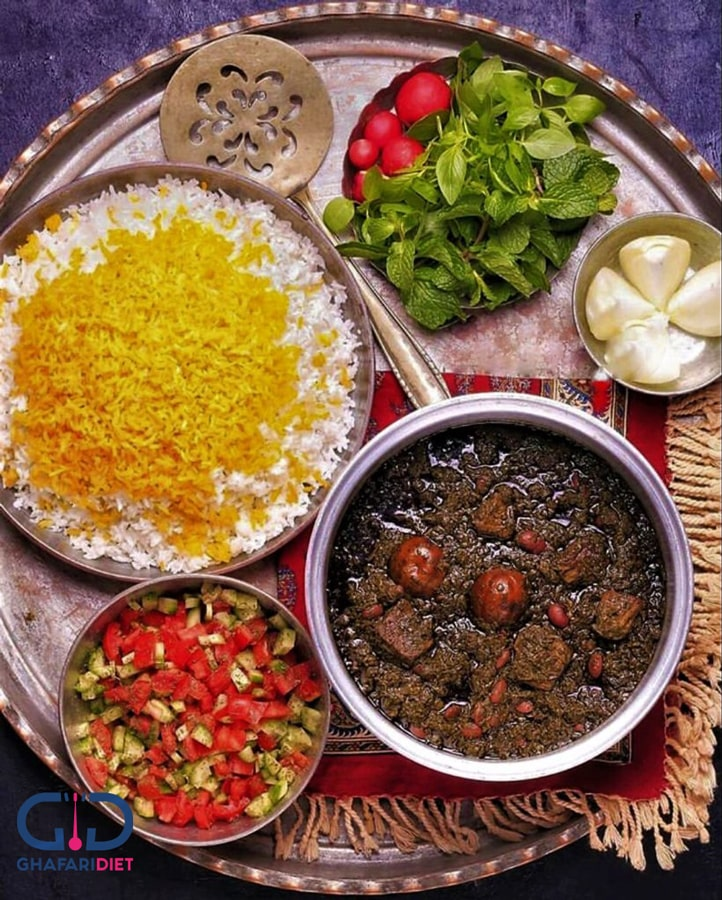
#> input picture sample_images/food/food1.jpg, 722 x 900 px; its folder holds only this picture in this run
$ python main.py
#> lines starting #> are read from the running program, lines starting #| are printed output that depends on the picture
import os
import random
import cv2
import matplotlib.pyplot as plt

# مسیر نسبی به پوشه sample_images
base_path = os.path.abspath("sample_images")

# بررسی وجود مسیر
if not os.path.exists(base_path):
    print("پوشه sample_images پیدا نشد.")
    exit()

# یافتن پوشه‌های دسته‌بندی
categories = [d for d in os.listdir(base_path) if os.path.isdir(os.path.join(base_path, d))]

if not categories:
    print("هیچ دسته‌بندی‌ای پیدا نشد.")
    exit()

# از هر دسته‌بندی، یک تصویر تصادفی نمایش بده
for category in categories:
    category_path = os.path.join(base_path, category)
    image_files = [f for f in os.listdir(category_path) if f.lower().endswith(('.jpg', '.jpeg', '.png'))]

    if not image_files:
        print(f"پوشه {category} خالی است.")
        continue

    selected_image = random.choice(image_files)
    image_path = os.path.join(category_path, selected_image)

    image = cv2.imread(image_path)
#> image is the input picture: shape (900, 722, 3); mean B, G, R 71.7, 98.1, 132.6

    if image is None:
        print(f"تصویر {selected_image} بارگذاری نشد.")
        continue

    image_rgb = cv2.cvtColor(image, cv2.COLOR_BGR2RGB)
    image_gray = cv2.cvtColor(image, cv2.COLOR_BGR2GRAY)
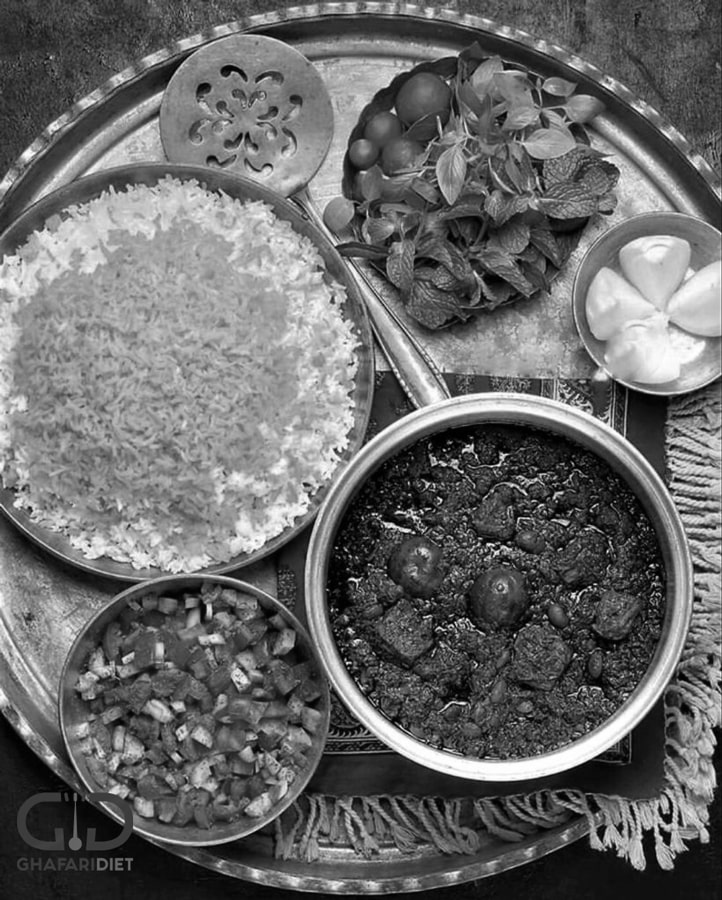
#> image_gray: shape (900, 722); min 0, max 255, mean 105.4
    image_blur = cv2.GaussianBlur(image_rgb, (9, 9), 0)
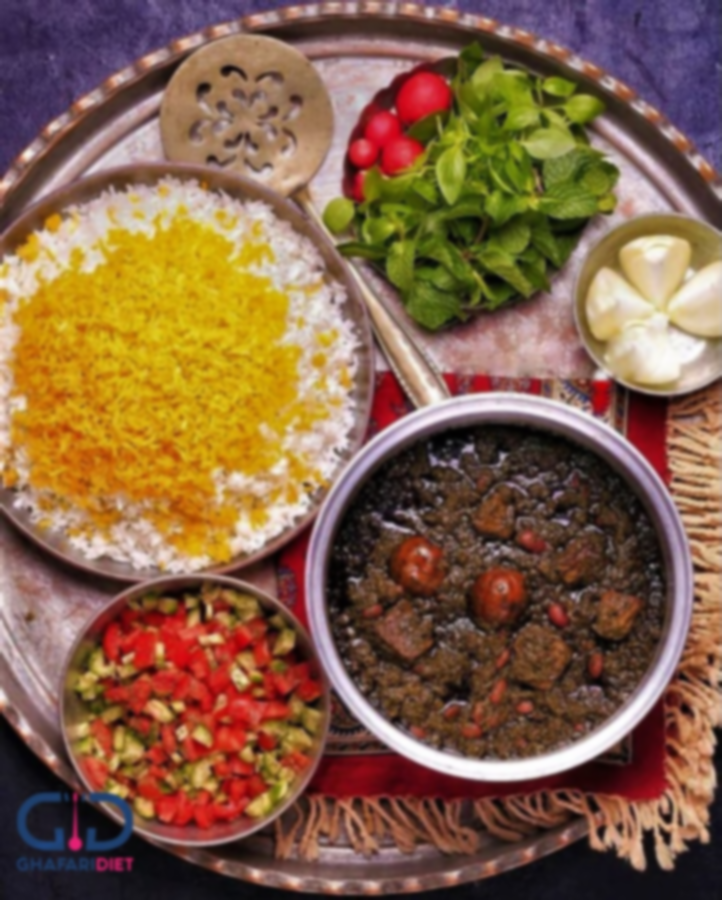
#> image_blur: shape (900, 722, 3); mean R, G, B 132.6, 98.2, 71.7

    # نمایش سه تصویر کنار هم
    plt.figure(figsize=(12, 4))

    plt.subplot(1, 3, 1)
    plt.imshow(image_rgb)
    plt.title('Original')
    plt.axis('off')

    plt.subplot(1, 3, 2)
    plt.imshow(image_gray, cmap='gray')
    plt.title('Grayscale')
    plt.axis('off')

    plt.subplot(1, 3, 3)
    plt.imshow(image_blur)
    plt.title('Blurred')
    plt.axis('off')

    plt.suptitle(f"{category} - {selected_image}", fontsize=14)
    plt.tight_layout()
    plt.show()
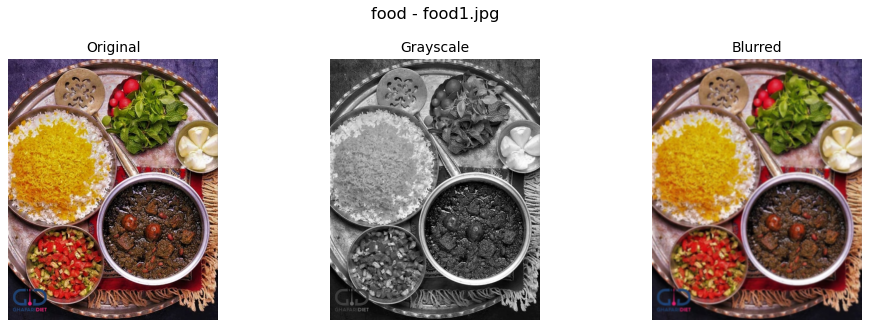
#> figure drawn by matplotlib, 3 panels
#> pass 2 of the loop `for category in categories:`:
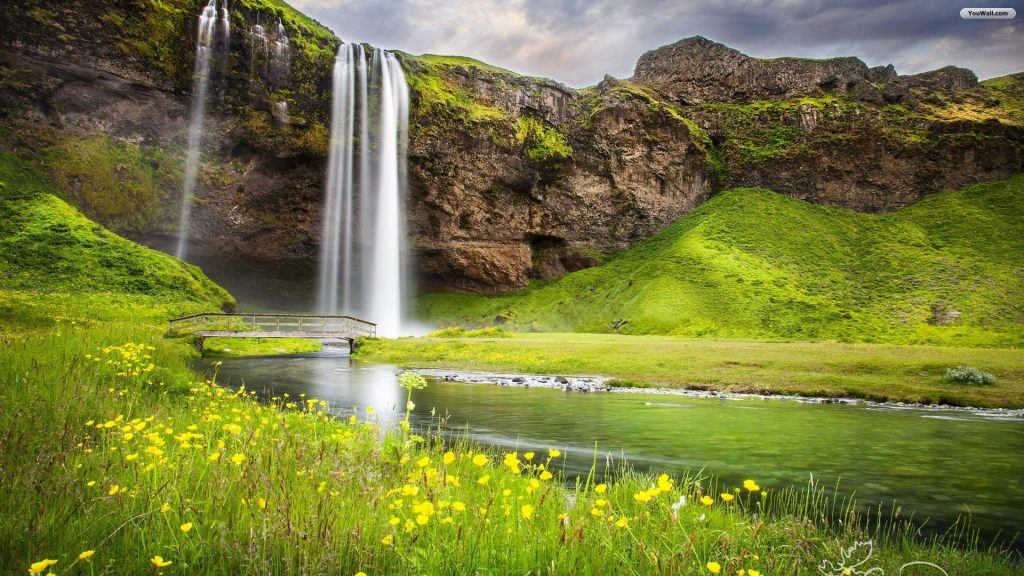
#> input picture sample_images/nature/nature1.jpg, 1024 x 576 px
#> image is the input picture: shape (576, 1024, 3); mean B, G, R 58.5, 120.9, 116.8
#> image_rgb: shape (576, 1024, 3)
#> `image_gray = cv2.cvtColor(image, cv2.COLOR_BGR2GRAY)`:
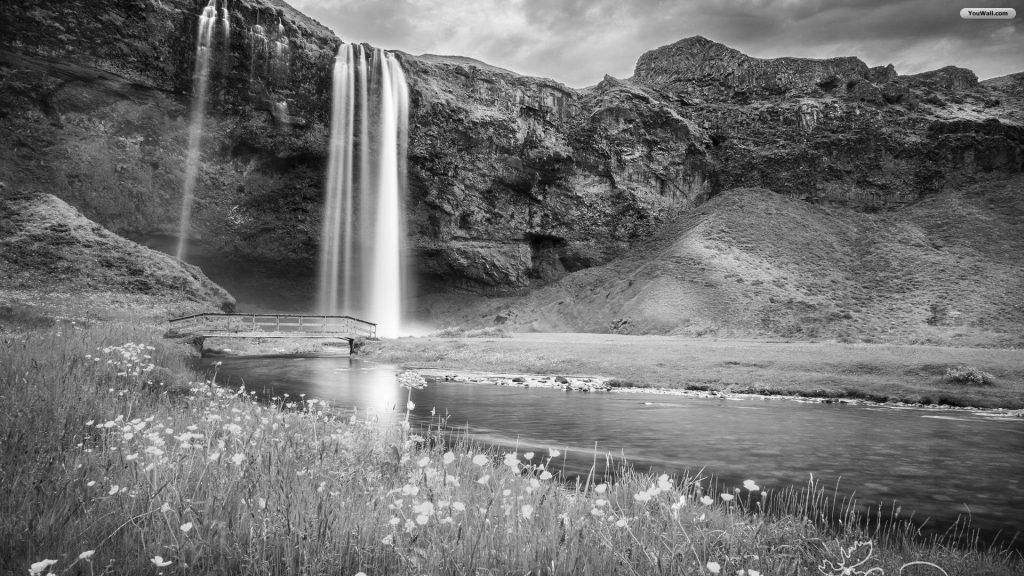
#> image_gray: shape (576, 1024); min 0, max 255, mean 112.5
#> image_blur: shape (576, 1024, 3)
#> `plt.show()`:
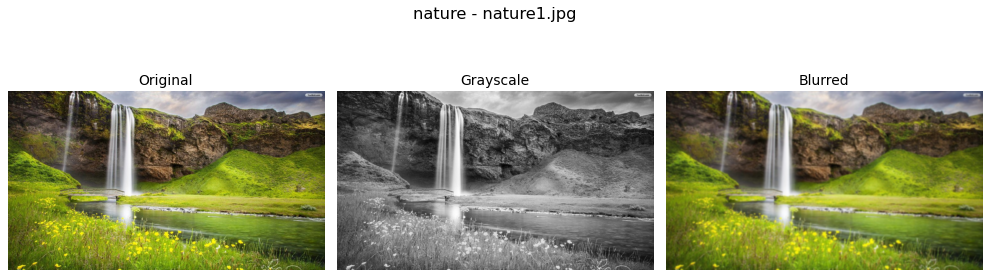
#> figure drawn by matplotlib, 3 panels
